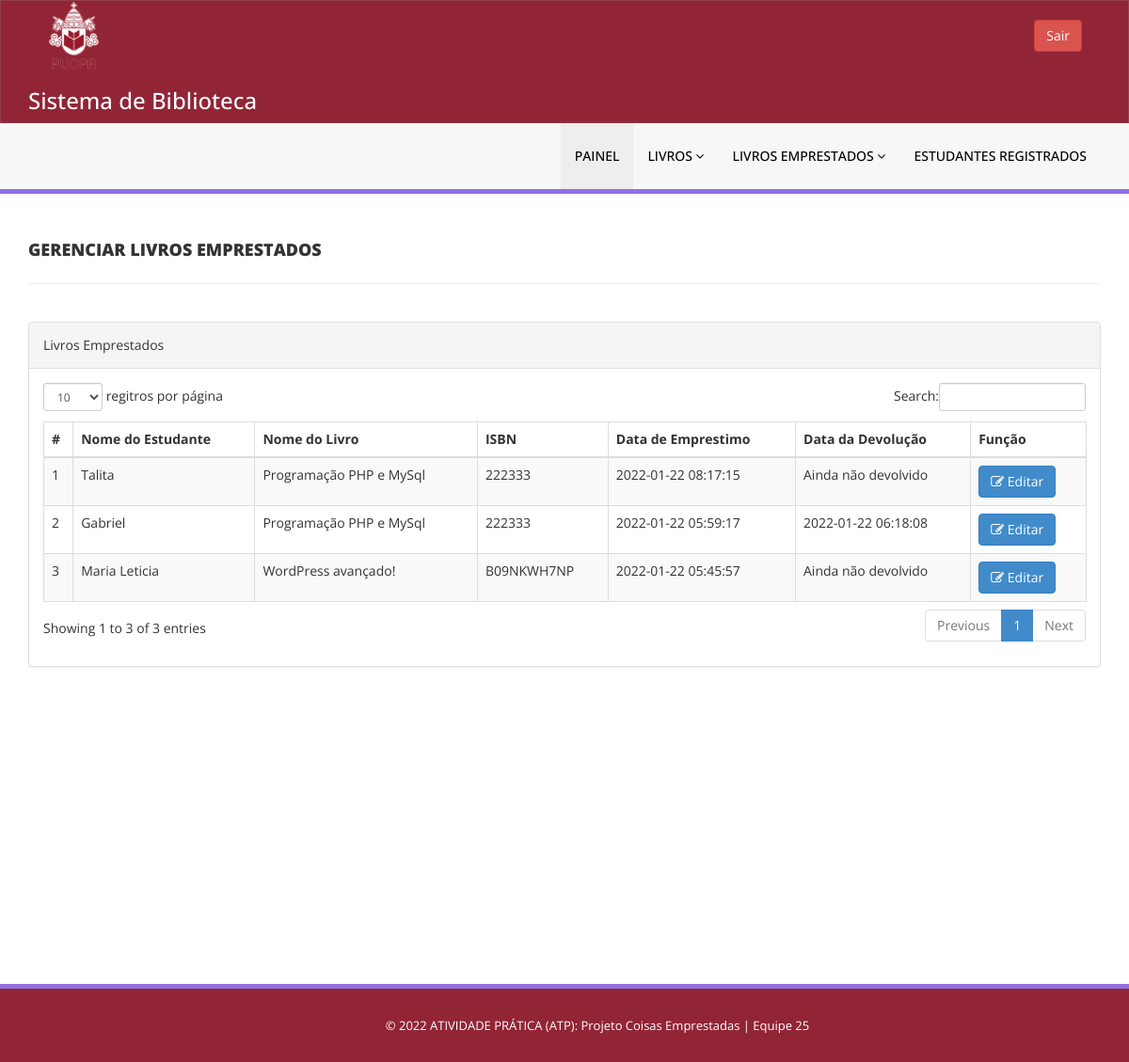
/admin/gerenciarEmprestimos.php (signed in), run on the app's committed database.
### tables this page shows
CREATE TABLE `tblissuedbookdetails` (
  `id` int(11) NOT NULL,
  `BookId` int(11) DEFAULT NULL,
  `StudentID` varchar(150) DEFAULT NULL,
  `IssuesDate` timestamp NULL DEFAULT current_timestamp(),
  `ReturnDate` timestamp NULL DEFAULT NULL ON UPDATE current_timestamp(),
  `RetrunStatus` int(1) DEFAULT NULL,
  `fine` int(11) DEFAULT NULL
);

CREATE TABLE `tblstudents` (
  `id` int(11) NOT NULL,
  `StudentId` varchar(100) DEFAULT NULL,
  `FullName` varchar(120) DEFAULT NULL,
  `EmailId` varchar(120) DEFAULT NULL,
  `MobileNumber` char(11) DEFAULT NULL,
  `Password` varchar(120) DEFAULT NULL,
  `Status` int(1) DEFAULT NULL,
  `RegDate` timestamp NULL DEFAULT current_timestamp(),
  `UpdationDate` timestamp NULL DEFAULT NULL ON UPDATE current_timestamp()
);

CREATE TABLE `tblbooks` (
  `id` int(11) NOT NULL,
  `BookName` varchar(255) DEFAULT NULL,
  `Category` varchar(255) DEFAULT NULL,
  `Author` varchar(255) DEFAULT NULL,
  `ISBNNumber` varchar(25) DEFAULT NULL,
  `bookImage` varchar(250) NOT NULL,
  `isIssued` int(1) DEFAULT NULL,
  `RegDate` timestamp NULL DEFAULT current_timestamp(),
  `UpdationDate` timestamp NULL DEFAULT NULL ON UPDATE current_timestamp()
);

### admin/gerenciarEmprestimos.php (the view, shortened to what this page needs)
<?php
include('includes/config.php');
if(strlen($_SESSION['alogin'])==0)
    {
header('location:index.php');
}
else{
    ?>
<!DOCTYPE html>
<html xmlns="http://www.w3.org/1999/xhtml">
<head>
    <link href="assets/css/bootstrap.css" rel="stylesheet" />
    <link href="assets/css/font-awesome.css" rel="stylesheet" />
    <link href="assets/js/dataTables/dataTables.bootstrap.css" rel="stylesheet" />
    <link href="assets/css/style.css" rel="stylesheet" />
</head>
<body>
<?php include('includes/header.php');?>
    <div class="content-wrapper">
         <div class="container">
        <div class="row pad-botm">
            <div class="col-md-12">
                <h4 class="header-line">Gerenciar Livros Emprestados</h4>
    </div>
     <div class="row">
</div>
        </div>
            <div class="row">
                <div class="col-md-12">
                    <div class="panel panel-default">
                        <div class="panel-heading">
                          Livros Emprestados
                        </div>
                        <div class="panel-body">
                            <div class="table-responsive">
                                <table class="table table-striped table-bordered table-hover" id="dataTables-example">
                                    <thead>
                                        <tr>
                                            <th>#</th>
                                            <th>Nome do Estudante</th>
                                            <th>Nome do Livro</th>
                                            <th>ISBN </th>
                                            <th>Data de Emprestimo</th>
                                            <th>Data da Devolução</th>
                                            <th>Função</th>
                                        </tr>
                                    </thead>
                                    <tbody>
<?php $sql = "SELECT tblstudents.FullName,tblbooks.BookName,tblbooks.ISBNNumber,tblissuedbookdetails.IssuesDate,tblissuedbookdetails.ReturnDate,tblissuedbookdetails.id as rid from  tblissuedbookdetails join tblstudents on tblstudents.StudentId=tblissuedbookdetails.StudentId join tblbooks on tblbooks.id=tblissuedbookdetails.BookId order by tblissuedbookdetails.id desc";
$query = $dbh -> prepare($sql);
$query->execute();
$results=$query->fetchAll(PDO::FETCH_OBJ);
$cnt=1;
if($query->rowCount() > 0)
{
foreach($results as $result)
{               ?>
                                        <tr class="odd gradeX">
                                            <td class="center"><?php echo htmlentities($cnt);?></td>
                                            <td class="center"><?php echo htmlentities($result->FullName);?></td>
                                            <td class="center"><?php echo htmlentities($result->BookName);?></td>
                                            <td class="center"><?php echo htmlentities($result->ISBNNumber);?></td>
                                            <td class="center"><?php echo htmlentities($result->IssuesDate);?></td>
                                            <td class="center"><?php if($result->ReturnDate=="")
                                            {
                                                echo htmlentities("Ainda não devolvido");
                                            } else {
                                            echo htmlentities($result->ReturnDate);
}
                                            ?></td>
                                            <td class="center">
                                            <a href="atualizarEmprestimo.php?rid=<?php echo htmlentities($result->rid);?>"><button class="btn btn-primary"><i class="fa fa-edit "></i> Editar</button>
                                            </td>
                                        </tr>
 <?php $cnt=$cnt+1;}} ?>
                                    </tbody>
                                </table>
                            </div>
                        </div>
                    </div>
                </div>
            </div>
    </div>
    </div>
  <?php include('includes/footer.php');?>
</body>
</html>
<?php } ?>

### admin/assets/css/style.css (style rules this page uses)
.content-wrapper { margin-top: 40px; min-height: 800px; padding-bottom: 90px; }
.header-line { font-weight: 900; padding-bottom: 25px; border-bottom: 1px solid #eeeeee; text-transform: uppercase; }
.pad-botm { padding-bottom: 30px; }

### data on the page
tblissuedbookdetails: tblstudents.FullName "Talita", BookId.BookName "Programação PHP e MySql", BookId.ISBNNumber "222333", IssuesDate "2022-01-22 08:17:15"
tblissuedbookdetails: tblstudents.FullName "Gabriel", BookId.BookName "Programação PHP e MySql", BookId.ISBNNumber "222333", IssuesDate "2022-01-22 05:59:17", ReturnDate "2022-01-22 06:18:08"
tblissuedbookdetails: tblstudents.FullName "Maria Leticia", BookId.BookName "WordPress avançado!", BookId.ISBNNumber "B09NKWH7NP", IssuesDate "2022-01-22 05:45:57"
